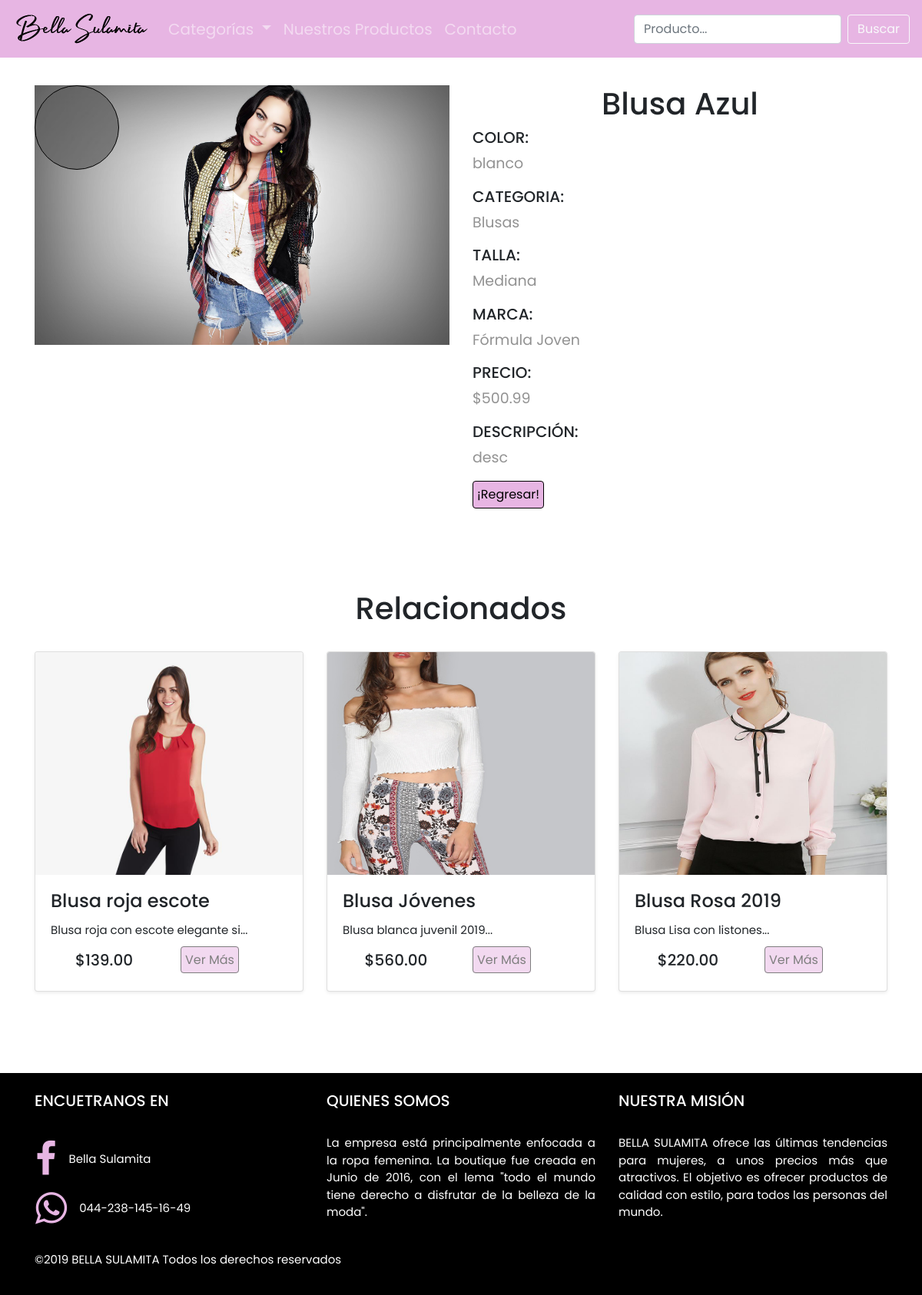
The app's page /product.php?id=107 with its own data.
### tables this page shows
CREATE TABLE `productos` (
  `id` int(11) NOT NULL,
  `id_categoria` int(11) NOT NULL,
  `imagen` varchar(600) NOT NULL,
  `nombre` varchar(100) NOT NULL,
  `description` text NOT NULL,
  `precio` float NOT NULL,
  `marca` varchar(50) NOT NULL,
  `color` varchar(100) NOT NULL,
  `talla` varchar(50) NOT NULL
);

CREATE TABLE `categoria` (
  `id` int(11) NOT NULL,
  `categoria` varchar(100) NOT NULL,
  `imagen` varchar(100) DEFAULT NULL
);

### backend/modelo/BD.php (called while the page is built, shortened)
<?php
class BD {
    private $servername = "localhost";
    private $username = "root";
    private $password = "Fabian55";
    private $database = "bellaSulamita";
    public function __construct() {
        try {
            $this->conn = new PDO("mysql:host=$this->servername;dbname=$this->database", $this->username, $this->password);
        } catch (PDOException $e) {
            echo "Connection failed: " . $e->getMessage();
        }
    }
}

### backend/modelo/MProducto.php (called while the page is built, shortened)
<?php
class MProducto extends BD {
    public function consultaProducto($id) {
        try {
            $stmt = $this->conn->prepare("SELECT productos.*, categoria FROM productos inner join categoria on productos.id_categoria=categoria.id where productos.id=:id");
            $stmt->bindParam(':id', $id);
            $stmt->execute();
            foreach ($stmt->fetchAll() as $registro) {
                return $registro;
            }
            return null;
        } catch (PDOException $e) {
            echo "Error: " . $e->getMessage();
        }
    }
    public function consultarCategoriaProducto($id){
        try {
            $stmt = $this->conn->prepare("SELECT * FROM productos where id_categoria=:id order by rand() limit 3");
            $stmt->bindParam(':id', $id);
            $stmt->execute();
            return $stmt->fetchAll();
        } catch (PDOException $e) {
            echo "Error: " . $e->getMessage();
        }
    }
}

### product.php (the view, shortened to what this page needs)
<?php
include_once './backend/modelo/BD.php';
include_once './backend/controlador/CProducto.php';
include_once './backend/modelo/MProducto.php';
$producto = new CProducto();
$ide = $_GET["id"];
$produ = $producto->mostrarProducto($ide);
?>
<!DOCTYPE html>
<html>
    <head>
        <link rel="stylesheet" href="https://stackpath.bootstrapcdn.com/bootstrap/4.3.1/css/bootstrap.min.css">
        <link rel="stylesheet" href="style/css.css"/>
        <link rel="stylesheet" href="Style/cssZoom.css">
        <link rel="stylesheet" href="style/font-awesome.min.css">
    </head>
    <body>
        <nav class="navbar navbar-expand-lg navbar-dark" style="background-color: #E7B5E3" id="navbar">
            <a class="navbar-brand" href="index.php" id="principal"><img src="multimedia/BellaSulamita.png"></a>
            <div class="collapse navbar-collapse" id="navbarSupportedContent">
                <ul class="navbar-nav mr-auto">
                    <li class="nav-item dropdown">
                        <a class="nav-link dropdown-toggle" href="" id="navbarDropdown" role="button" data-toggle="dropdown" aria-haspopup="true" aria-expanded="false">
                            Categorías
                        </a>
                    </li>
                    <li class="nav-item">
                        <a class="nav-link" href="products.php">Nuestros Productos<span class="sr-only">(current)</span></a>
                    </li>
                    <li class="nav-item">
                        <a class="nav-link" href="contacto.php">Contacto</a>
                    </li>
                </ul>
                <form class="form-inline my-2 my-lg-0" method="get" action="resultadoBusqueda.php">
                    <input style="width: 270px;" class="form-control mr-sm-2" type="search" placeholder="Producto..." name="busqueda">
                    <input class="btn btn-outline-light my-2 my-sm-0" type="submit" value="Buscar">
                </form>
            </div>
        </nav>
        <div id="producto" class="contenido container-fluid">
            <div class="container">
                <div class="row">
                    <div class="col-xl-6 col-12 mt-5">
                        <div class="img-magnifier-container img-fluid">
                            <img id="myimage" src="<?php echo $produ["imagen"] ?>" class="d-block w-100" alt="<?php echo $produ["nombre"] ?>">
                        </div>
                    </div>
                    <div class="col-xl-6 col-12 mt-5">
                        <h1 class="jumbotron-heading"><?php echo $produ["nombre"] ?></h1>
                        <h2 class="text-justify">COLOR:</h2><p><?php echo $produ["color"] ?></p>
                        <h2 class="text-justify">CATEGORIA:</h2><p><?php echo $produ["categoria"] ?></p>
                        <h2 class="text-justify">TALLA:</h2><p><?php echo $produ["talla"] ?></p>
                        <h2 class="text-justify">MARCA:</h2><p><?php echo $produ["marca"] ?></p>
                        <h2 class="text-justify">PRECIO:</h2><p>$<?php echo $produ["precio"] ?>.99</p>
                        <h2 class="text-justify">DESCRIPCIÓN:</h2>
                        <p class="text-justify"><?php echo $produ["description"] ?></p>
                        <form>
                            <input class="return" type = "button" value = "¡Regresar!" onclick = "history.back ()">
                        </form>
                    </div>
                </div>
            </div>
        </div>
        <br>
        <div class="album py-5">
            <div class="container">
                <h1>Relacionados</h1>
                <br>
                <div class="row">
                    <?php echo $producto->mostrarCategoriaProducto($produ["id_categoria"]) ?>
                </div>
            </div>
        </div>
        <footer>
            <div class="container">
                <div class="row">
                    <div class="col-lg-4 col-md-12">
                        <br>
                        <h1>ENCUETRANOS EN</h1><br>
                        <div class="row flex align-items-center">
                            <a class="nav-link" href="https://www.facebook.com/Bella-Sulamita-247119685934411/?ref=search&__tn__=%2Cd%2CP-R&eid=ARCAs1xzJDxQprwBCAomq6iRiPfl3pcEfhqg-z06GWaKIyhRr89-dpNqvVaDoDGeYa6fA7nQUcmoEt_B"><i class="fa fa-facebook fa-3x"></i></a>
                            <p>Bella Sulamita</p>
                        </div>
                        <div class="row flex align-items-center">
                            <a class="nav-link" href="#"><i class="fa fa-whatsapp fa-3x"></i></a>
                            <p>044-238-145-16-49</p>
                        </div>
                    </div>
                    <div class="col-lg-4 col-md-12">
                        <br>
                        <h1>QUIENES SOMOS</h1><br>
                        <p>
                            La empresa está principalmente enfocada a la ropa femenina. La boutique fue creada en Junio de 2016, con el lema
                            "todo el mundo tiene derecho a disfrutar de la belleza de la moda".
                        </p>
                    </div>
                    <div class="col-lg-4 col-md-12">
                        <br>
                        <h1>NUESTRA MISIÓN</h1><br>
                        <P>
                            BELLA SULAMITA ofrece las últimas tendencias para mujeres, a unos precios más que atractivos.
                            El objetivo es ofrecer productos de calidad con estilo, para todos las personas del mundo.
                        </P>
                    </div>
                </div><br>
                <div class="row">
                    <div class="col-md-6 col-sm-12">
                        <P>©2019 BELLA SULAMITA Todos los derechos reservados</P>
                    </div>
                </div>
            </div>
        </footer>
    </body>
</html>

### backend/controlador/CProducto.php (shortened to what this page needs)
<?php
class CProducto {
    private $modelo;
    public function __construct() {
        $this->modelo= new MProducto();
    }
    public function mostrarProducto($ide){
        $producto = $this->modelo->consultaProducto($ide);
            return $producto;
    }
     public function mostrarCategoriaProducto($id){
        $producto= $this->modelo->consultarCategoriaProducto($id);
        $acu="";
        foreach ($producto as $produ){
            $acu .= '<div class="col-lg-4 col-md-6 col-sm-12">
                        <div id="productos" class="card mb-4 shadow-sm">
                            <a href="product.php?id='.$produ["id"].'"><img src="'.$produ["imagen"].'" class="card-img-top"></a>
                            <div class="card-body">
                                <h4 class="card-title">'.substr($produ["nombre"],0,25).'</h4>
                                <p class="card-text">'.substr($produ["description"],0,33).'...</p>
                                <div >
                                        <div class="row">
                                            <div class="col-6 d-flex justify-content-center align-items-center"><h5>$'. $produ["precio"] .'.00</h5></div>
                                            <div class="col-6"><a class="bot" href="product.php?id='.$produ["id"].'" class="btn btn-primary my-2">Ver Más</a></div>
                                        </div>
                                </div>
                            </div>
                        </div>
                    </div>';
        }
        return $acu;
    }
}

### Style/css.css (style rules this page uses)
body * { font-family: 'Poppins', sans-serif; }
.contenido { padding-top: 63px; }
#navbar { position: fixed; z-index: 99; width: 100%; font-size: 20px; }
#navbar #principal { font-size: 25px; }
div ul li a { align-content: center; }
div h5 { font-size: 80px; }
div p { font-size: 40px; }
div .card p { font-size: 15px; }
div .card img { height: 290px; }
div .card h5 { font-size: 20px; }
.return { color: black; background-color: #E7B5E3; border: 1px solid black; border-radius: 4px; cursor: pointer; transition: all 0.2s ease-in-out; padding: 5px; text-decoration: none; }
footer { color: white; background-color: #000000; }
footer h1 { font-size: 20px !important; text-align: left !important; }
.container { padding-bottom: 34px; }
footer a { display: inline-block; color: #E7B5E3; text-decoration: none; padding: 15px; }
footer p { font-size: 15px; margin-bottom: 0; text-align: justify; }
#producto .col-12 img, #producto .col-lg-6 img { width: 100%; height: auto; }
#producto .col-12 h2, #producto .col-lg-6 h2 { font-size: 20px; text-align: center; }
#producto .col-12 p, #producto .col-lg-6 p { font-size: 19px; color: #929292; }
#productos { cursor: pointer; transition: all 0.2s ease-in-out; }
#productos .bot { color: black; background-color: #E7B5E3; border: 1px solid black; border-radius: 4px; cursor: pointer; transition: all 0.2s ease-in-out; opacity: 0.5; padding: 5px; text-decoration: none; }
div h1 { text-align: center; }
#productos { transition: all 0.5s; }
*,*:after, *:before { margin: 0; padding: 0; -webkit-box-sizing: border-box; -moz-box-sizing: border-box; box-sizing: border-box; }

### Style/cssZoom.css (style rules this page uses)
* { box-sizing: border-box; }
.img-magnifier-container { position: relative; }

### records on screen
productos: imagen (picture), nombre "Blusa Azul", color "blanco", id_categoria.categoria "Blusas", talla "Mediana", marca "Fórmula Joven", precio "500", description "desc"
productos: imagen (picture), nombre "Blusa roja escote", description "Blusa roja con escote elegante si", precio "139"
productos: imagen (picture), nombre "Blusa Jóvenes", description "Blusa blanca juvenil 2019", precio "560"
productos: imagen (picture), nombre "Blusa Rosa 2019", description "Blusa Lisa con listones", precio "220"
